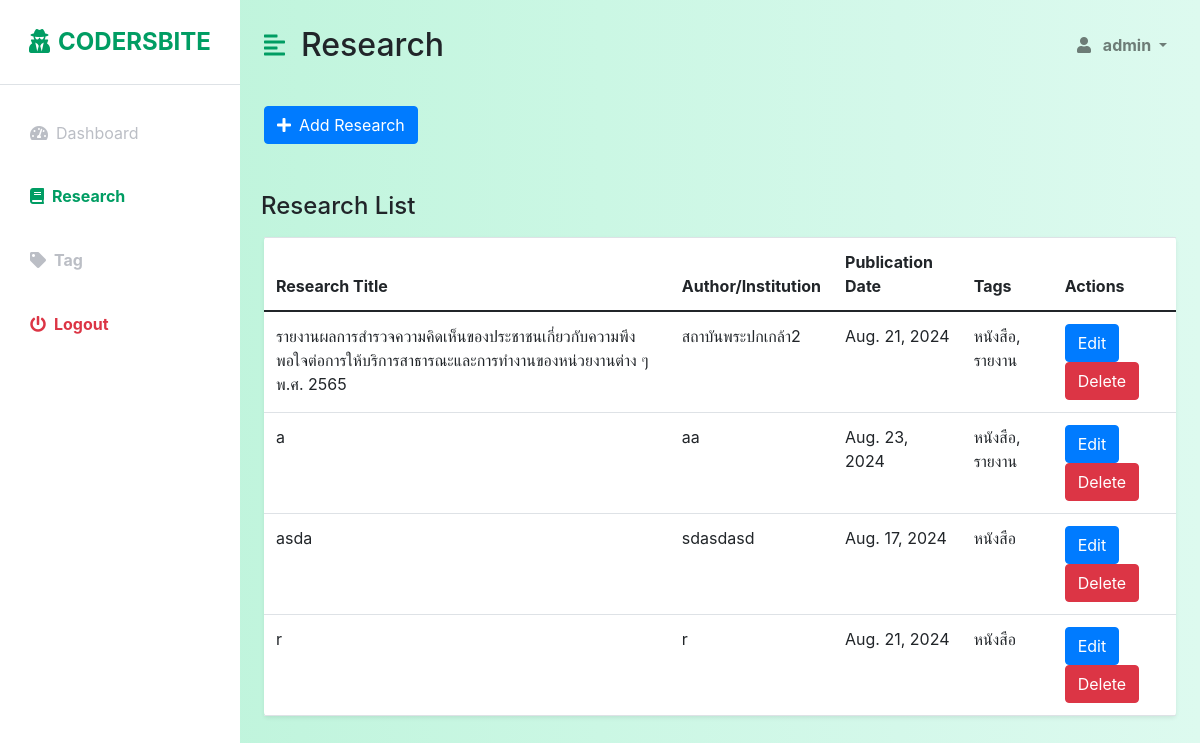
The app's page /Research/ (signed in) with its own data.
### research_app/models.py (models this page shows, shortened)
class ProjectModel(models.Model):
    user = models.ForeignKey(User, on_delete=models.CASCADE)
    project_name = models.CharField(max_length=255)
    author_name = models.CharField(max_length=255)
    project_date = models.DateField()
    project_tag = models.ManyToManyField(TagModel, related_name='projects')
    image = models.ImageField(upload_to="img/")
    pdf_file = models.FileField(upload_to="pdf/")
    created_time = models.DateTimeField(auto_now_add=True)
    updated_time = models.DateTimeField(auto_now=True)
    created_by = models.ForeignKey(User, related_name='created_projects', on_delete=models.CASCADE, null=True, blank=True, editable=False)
    updated_by = models.ForeignKey(User, related_name='updated_projects', on_delete=models.CASCADE, null=True, blank=True, editable=False)

class TagModel(models.Model):
    name = models.CharField(max_length=255)
    created_time = models.DateTimeField(auto_now_add=True)
    updated_time = models.DateTimeField(auto_now=True)
    created_by = models.ForeignKey(User, related_name='created_tags', on_delete=models.CASCADE, null=True, blank=True, editable=False)
    updated_by = models.ForeignKey(User, related_name='updated_tags', on_delete=models.CASCADE, null=True, blank=True, editable=False)
    def __str__(self):
        return self.name

### research_app/views.py (the view)
# urls.py: path('Research/', views.research_list, name='research_list'),
def research_list(request):
    projects = ProjectModel.objects.all()
    tags = TagModel.objects.all()
    admin = request.user
    page = request.GET.get('page', 1)
    paginator = Paginator(projects, 5)
    try:
        projectpag = paginator.page(page)
    except PageNotAnInteger:
        projectpag = paginator.page(1)
    except EmptyPage:
        projectpag = paginator.page(paginator.num_pages)
    return render (request, 'admins/research_crud/research_list.html',{'admin':admin,'tags':tags,'projectpag':projectpag})

### research_app/templates/admins/research_crud/research_list.html (shortened to what this page needs)
{% load static %}
<!DOCTYPE html>
<html lang="en">
<head>
    <link href="https://cdn.jsdelivr.net/npm/bootstrap@5.0.0-beta3/dist/css/bootstrap.min.css" rel="stylesheet" />
    <link href="https://maxcdn.bootstrapcdn.com/bootstrap/4.5.2/css/bootstrap.min.css" rel="stylesheet">
    <link href="https://cdnjs.cloudflare.com/ajax/libs/select2/4.0.13/css/select2.min.css" rel="stylesheet" />
    <link rel="stylesheet" href="https://cdnjs.cloudflare.com/ajax/libs/font-awesome/5.15.3/css/all.min.css" />
    <link rel="stylesheet" href="{% static 'css/styles.css' %}" />
</head>
<body>
    <div class="d-flex" id="wrapper">
        <div class="bg-white" id="sidebar-wrapper">
            <div class="sidebar-heading text-center py-4 primary-text fs-4 fw-bold text-uppercase border-bottom">
                <i class="fas fa-user-secret me-2"></i>Codersbite
            </div>
            <div class="list-group list-group-flush my-3">
                <a href="{% url 'admin_list' %}"
                    class="list-group-item list-group-item-action bg-transparent second-text">
                    <i class="fas fa-tachometer-alt me-2"></i>Dashboard
                </a>
                <a href="{%url 'research_list'%}"
                    class="list-group-item list-group-item-action bg-transparent second-text fw-bold active">
                    <i class="fas fa-book me-2"></i>Research
                </a>
                <a href="{% url 'tag_list' %}" class="list-group-item list-group-item-action bg-transparent second-text fw-bold">
                    <i class="fas fa-tag me-2"></i>Tag
                </a>
                <a href="{% url 'logout' %}"
                    class="list-group-item list-group-item-action bg-transparent text-danger fw-bold">
                    <i class="fas fa-power-off me-2"></i>Logout
                </a>
            </div>
        </div>
        <div id="page-content-wrapper">
            <nav class="navbar navbar-expand-lg navbar-light bg-transparent py-4 px-4">
                <div class="d-flex align-items-center">
                    <i class="fas fa-align-left primary-text fs-4 me-3" id="menu-toggle"></i>
                    <h2 class="fs-2 m-0">Research</h2>
                </div>
                <div class="collapse navbar-collapse" id="navbarSupportedContent">
                    <ul class="navbar-nav ms-auto mb-2 mb-lg-0">
                        <li class="nav-item dropdown">
                            <a class="nav-link dropdown-toggle second-text fw-bold" href="#" id="navbarDropdown"
                                role="button" data-bs-toggle="dropdown" aria-expanded="false">
                                <i class="fas fa-user me-2"></i>
                                {{ admin.username }}
                            </a>
                        </li>
                    </ul>
                </div>
            </nav>
            <div class="container-fluid px-4">
                <div class="row my-3">
                    <div class="col-md-12">
                        <button class="btn btn-primary" data-bs-toggle="modal" data-bs-target="#addProjectModal">
                            <i class="fas fa-plus me-2"></i>Add Research
                        </button>
                    </div>
                </div>
                <div class="row my-5">
                    <h3 class="fs-4 mb-3">Research List</h3>
                    <div class="col">
                        <table class="table bg-white rounded shadow-sm table-hover">
                            <thead>
                                <tr>
                                    <th scope="col">Research Title</th>
                                    <th scope="col">Author/Institution</th>
                                    <th scope="col">Publication Date</th>
                                    <th scope="col">Tags</th>
                                    <th scope="col">Actions</th>
                                </tr>
                            </thead>
                            <tbody>
                                {% for project in projectpag %}
                                <tr>
                                    <td>{{ project.project_name }}</td>
                                    <td>{{ project.author_name }}</td>
                                    <td>{{ project.project_date }}</td>
                                    <td>
                                        {{ project.project_tag.all|join:", " }}
                                    </td>
                                    <td>
                                        <button class="btn btn-primary" data-bs-toggle="modal"
                                            data-bs-target="#editResearchModal-{{ project.id }}">
                                            Edit
                                        </button>
                                        <button class="btn btn-danger" data-bs-toggle="modal"
                                            data-bs-target="#deleteResearchModal-{{ project.id }}">
                                            Delete
                                        </button>
                                    </td>
                                </tr>
                                {%endfor%}
                            </tbody>
                        </table>
                    </div>
                </div>
            </div>
        </div>
    </div>
</body>
</html>

### research_app/static/css/styles.css (style rules this page uses)
:root { --main-bg-color: #009d63; --main-text-color: #009d63; --second-text-color: #bbbec5; --second-bg-color: #c1efde; }
.primary-text { color: var(--main-text-color); }
.second-text { color: var(--second-text-color); }
#wrapper { overflow-x: hidden; background-image: linear-gradient( to right, #baf3d7, #c2f5de, #cbf7e4, #d4f8ea, #ddfaef ); }
#sidebar-wrapper { min-height: 100vh; margin-left: -15rem; -webkit-transition: margin 0.25s ease-out; -moz-transition: margin 0.25s ease-out; -o-transition: margin 0.25s ease-out; transition: margin 0.25s ease-out; }
#sidebar-wrapper .sidebar-heading { padding: 0.875rem 1.25rem; font-size: 1.2rem; }
#sidebar-wrapper .list-group { width: 15rem; }
#page-content-wrapper { min-width: 100vw; }
#menu-toggle { cursor: pointer; }
.list-group-item { border: none; padding: 20px 30px; }
.list-group-item.active { background-color: transparent; color: var(--main-text-color); font-weight: bold; border: none; }
@media (min-width: 768px) { #sidebar-wrapper { margin-left: 0; } }
@media (min-width: 768px) { #page-content-wrapper { min-width: 0; width: 100%; } }
.nav-link { border: 1px solid #0000; }

### records on screen
ProjectModel: project_name "รายงานผลการสำรวจความคิดเห็นของประชาชนเกี่ยวกับความพึงพอใจต่อการให้บริการสาธารณะและการทำงานของหน่วยงานต่าง ๆ พ.ศ. 2565", author_name "สถาบันพระปกเกล้า2", project_date "Aug. 21, 2024", project_tag.all "หนังสือ, รายงาน"
ProjectModel: project_name "a", author_name "aa", project_date "Aug. 23, 2024", project_tag.all "หนังสือ, รายงาน"
ProjectModel: project_name "asda", author_name "sdasdasd", project_date "Aug. 17, 2024", project_tag.all "หนังสือ"
ProjectModel: project_name "r", author_name "r", project_date "Aug. 21, 2024", project_tag.all "หนังสือ"

### other values on screen
{{ admin.username }} "admin"
